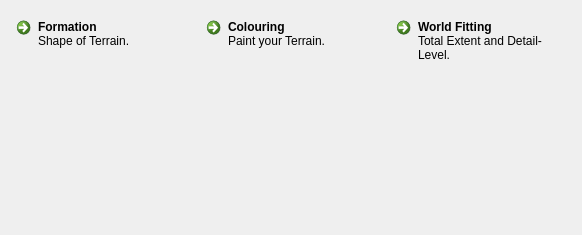
<?xml version="1.0" encoding="UTF-8"?>
<ui version="4.0">
 <class>WaterWindow</class>
 <widget class="QWidget" name="WaterWindow">
  <property name="geometry">
   <rect>
    <x>0</x>
    <y>0</y>
    <width>582</width>
    <height>235</height>
   </rect>
  </property>
  <property name="windowTitle">
   <string>Form</string>
  </property>
  <layout class="QVBoxLayout" name="verticalLayout">
   <property name="margin">
    <number>0</number>
   </property>
   <item>
    <widget class="QFrame" name="subNavigationFrame">
     <layout class="QHBoxLayout" name="horizontalLayout_2">
      <property name="topMargin">
       <number>10</number>
      </property>
      <item>
       <widget class="QCommandLinkButton" name="showFormationTab">
        <property name="text">
         <string>Formation</string>
        </property>
        <property name="icon">
         <iconset resource="resources.qrc">
          <normaloff>:/toplevel-navigation/resources/sketchy_cc-attribution-noncommercial_mountain-sketch.png</normaloff>:/toplevel-navigation/resources/sketchy_cc-attribution-noncommercial_mountain-sketch.png</iconset>
        </property>
        <property name="iconSize">
         <size>
          <width>32</width>
          <height>32</height>
         </size>
        </property>
        <property name="checkable">
         <bool>true</bool>
        </property>
        <property name="description">
         <string>Shape of Terrain.</string>
        </property>
       </widget>
      </item>
      <item>
       <widget class="QCommandLinkButton" name="showTexturingTab">
        <property name="text">
         <string>Colouring</string>
        </property>
        <property name="icon">
         <iconset resource="resources.qrc">
          <normaloff>:/toplevel-navigation/resources/oxygen_gpl_texturing.png</normaloff>:/toplevel-navigation/resources/oxygen_gpl_texturing.png</iconset>
        </property>
        <property name="iconSize">
         <size>
          <width>32</width>
          <height>32</height>
         </size>
        </property>
        <property name="checkable">
         <bool>true</bool>
        </property>
        <property name="description">
         <string>Paint your Terrain.</string>
        </property>
       </widget>
      </item>
      <item>
       <widget class="QCommandLinkButton" name="showWorldFittingTab">
        <property name="text">
         <string>World Fitting</string>
        </property>
        <property name="icon">
         <iconset resource="resources.qrc">
          <normaloff>:/toplevel-navigation/resources/oxygen_gpl_ruler.png</normaloff>:/toplevel-navigation/resources/oxygen_gpl_ruler.png</iconset>
        </property>
        <property name="iconSize">
         <size>
          <width>32</width>
          <height>32</height>
         </size>
        </property>
        <property name="checkable">
         <bool>true</bool>
        </property>
        <property name="description">
         <string>Total Extent and Detail-Level.</string>
        </property>
       </widget>
      </item>
     </layout>
    </widget>
   </item>
   <item>
    <widget class="QStackedWidget" name="waterTaskStackedWidget">
     <property name="currentIndex">
      <number>2</number>
     </property>
     <widget class="picogen::qt4::TerrainFormation" name="formation">
      <layout class="QHBoxLayout" name="horizontalLayout">
       <property name="margin">
        <number>0</number>
       </property>
      </layout>
     </widget>
     <widget class="picogen::qt4::Material" name="texturing"/>
     <widget class="picogen::qt4::WaterFitting" name="fitting"/>
    </widget>
   </item>
  </layout>
 </widget>
 <customwidgets>
  <customwidget>
   <class>picogen::qt4::TerrainFormation</class>
   <extends>QWidget</extends>
   <header>terrainformation.h</header>
   <container>1</container>
  </customwidget>
  <customwidget>
   <class>picogen::qt4::Material</class>
   <extends>QWidget</extends>
   <header>material-ui.h</header>
   <container>1</container>
  </customwidget>
  <customwidget>
   <class>picogen::qt4::WaterFitting</class>
   <extends>QWidget</extends>
   <header>waterfitting.h</header>
   <container>1</container>
  </customwidget>
 </customwidgets>
 <resources>
  <include location="resources.qrc"/>
 </resources>
 <connections/>
</ui>
